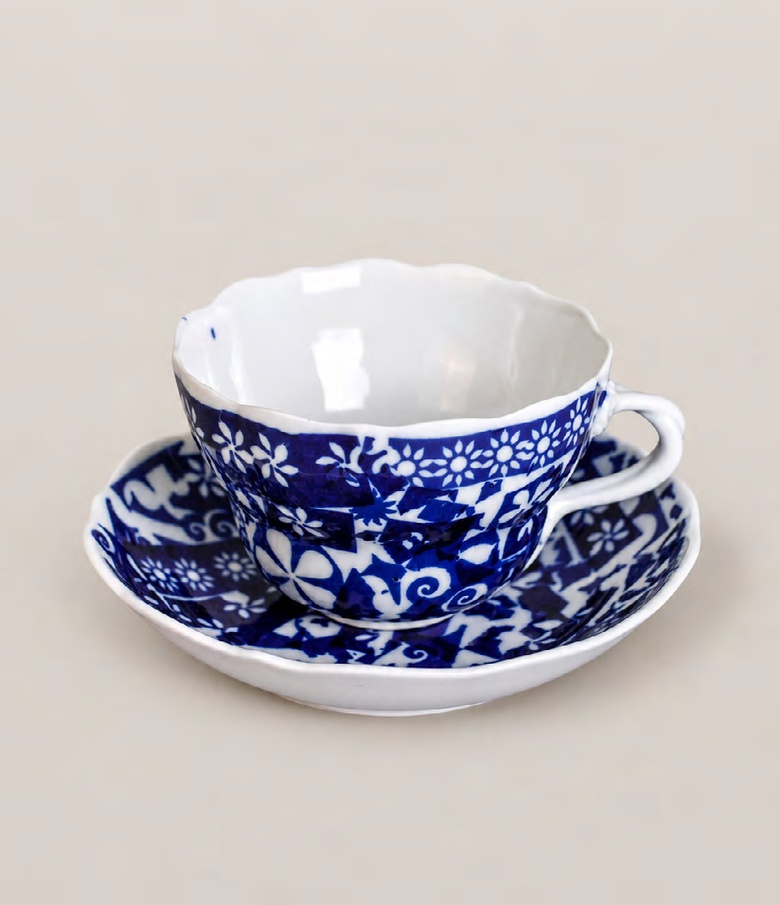
#> input picture src/assets/artists/daniela/01-salek-a-podsalek-3.jpg, 780 x 905 px, shrunk from 908 x 1054 before the run
$ python extend_backdrop.py ../../src/assets/artists/daniela/01-salek-a-podsalek-3.jpg ../../src/assets/artists/daniela/06-salek-a-podsalek-1.jpg 1.0 1.0 1.0
#> lines starting #> are read from the running program, lines starting #| are printed output that depends on the picture
"""Extend a photo's plain backdrop above and below to a taller format.

usage: extend_backdrop.py in.jpg out.jpg ratio_w ratio_h top_share
The top is the original's top rows mirrored (they must be plain backdrop);
the bottom is the per-column colour of the last rows, smoothed sideways,
with the grain of the top backdrop laid over it.
"""
import sys

import numpy as np
from PIL import Image
from scipy import ndimage

src, out, rw, rh, top_share = sys.argv[1], sys.argv[2], float(sys.argv[3]), float(sys.argv[4]), float(sys.argv[5])
img = np.asarray(Image.open(src).convert('RGB')).astype(np.float32)
H, W, _ = img.shape
#> H = 905; W = 780
new_h = round(W * rh / rw)
#> new_h = 780
add = new_h - H
#> add = -125
top = round(add * top_share)
#> top = -125
bottom = add - top
#> bottom = 0
print('size', W, H, '->', W, new_h, 'top', top, 'bottom', bottom)
#| size 780 905 -> 780 780 top -125 bottom 0

# top: the plain rows mirrored
top_part = img[1 : top + 1][::-1]
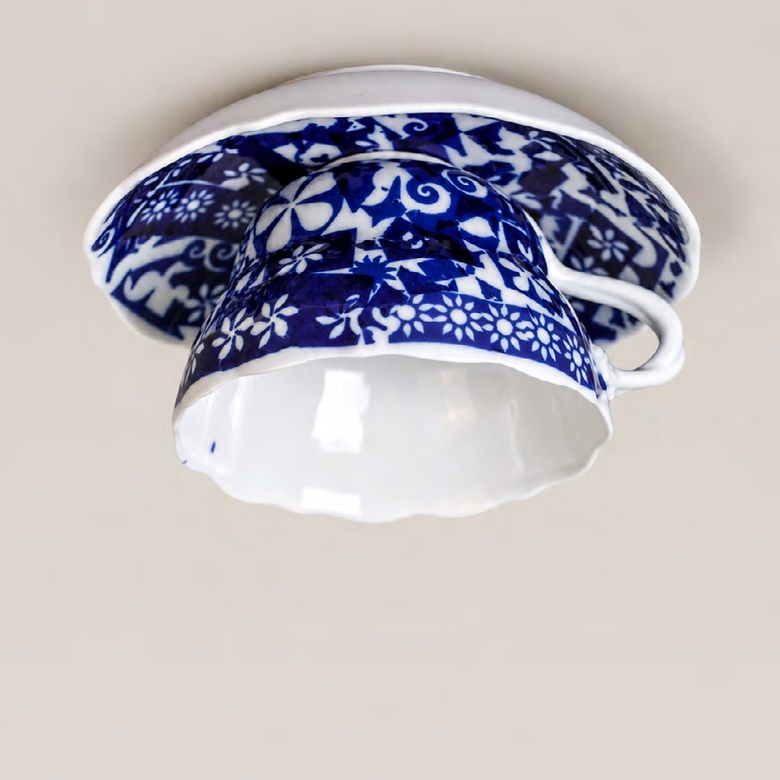
#> top_part: shape (780, 780, 3) float32; mean R, G, B 190.1, 185.5, 189.5

# grain of the plain top backdrop
plain = img[0:220]
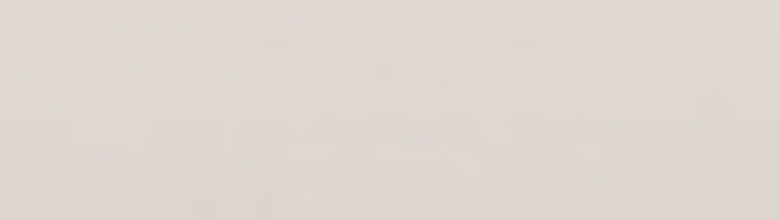
#> plain: shape (220, 780, 3) float32; mean R, G, B 223.5, 215.7, 209
grain = plain - ndimage.gaussian_filter(plain, sigma=(6, 6, 0))
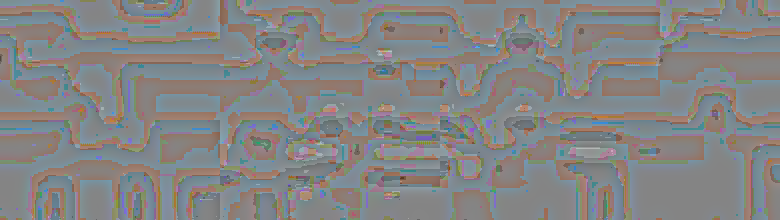
#> grain: shape (220, 780, 3) float32; mean R, G, B 9.36e-08, 1.74e-08, -4.38e-08; drawn with min black and max white

# bottom: the last rows' colour per column, smoothed sideways, plus grain
edge = img[H - 30 : H].mean(axis=0)
#> edge = 780 rows, first 8: [216.1, 207.5, 200.6], [216.1, 207.5, 200.6], [216.1, 207.5, 200.6], [216.1, 207.5, 200.6], [216.1, 207.5, 200.4], [216.1, 207.5, 200.4], [216.3, 207.3, 200.4], [216.3, 207.3, 200.4]
edge = ndimage.gaussian_filter1d(edge, sigma=40, axis=0, mode='nearest')
#> edge = 780 rows, first 8: [216.2, 207.5, 200.5], [216.2, 207.5, 200.5], [216.2, 207.5, 200.5], [216.2, 207.5, 200.5], [216.2, 207.5, 200.5], [216.2, 207.5, 200.5], [216.2, 207.5, 200.5], [216.2, 207.5, 200.5]
base = np.repeat(edge[None], bottom, axis=0)
#> base = empty array
g = grain[:bottom] if bottom <= grain.shape[0] else np.concatenate([grain, grain[::-1]])[:bottom]
#> g = empty array
bottom_part = base + g[:, ::-1]
#> bottom_part = empty array

# a soft seam: the first rows under the photo lean on the photo's last rows
n = min(24, bottom)
#> n = 0
last = img[H - n : H][::-1]
#> last = empty array
w = np.linspace(1, 0, n)[:, None, None] ** 2 * 0.5
#> w = empty array
bottom_part[:n] = bottom_part[:n] * (1 - w) + last * w

res = np.concatenate([top_part, img, bottom_part]).clip(0, 255).astype(np.uint8)
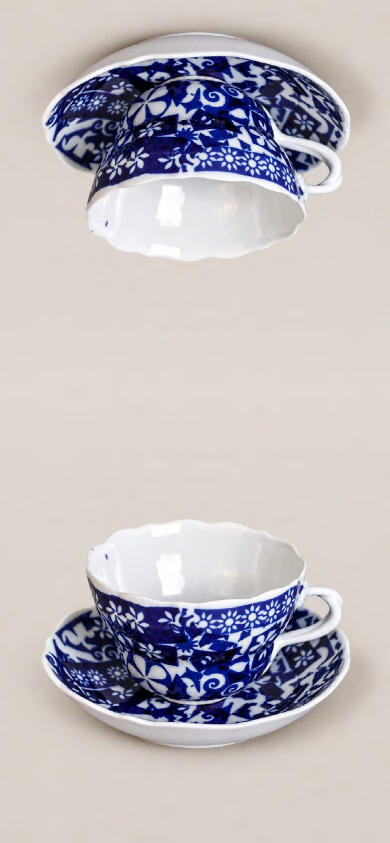
#> res: shape (1685, 780, 3) (shown at 1/2 size); mean R, G, B 191.7, 187, 190.7
Image.fromarray(res).save(out, quality=95, subsampling=0)
